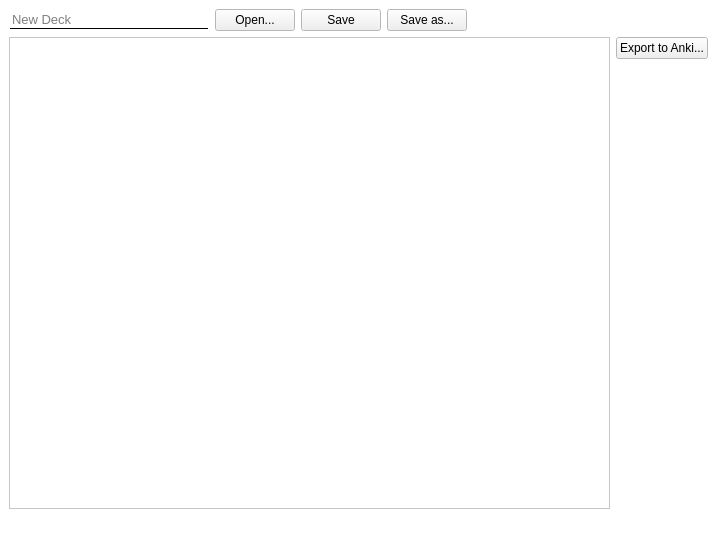
<?xml version="1.0" encoding="UTF-8"?>
<ui version="4.0">
 <class>MainWindow</class>
 <widget class="QMainWindow" name="MainWindow">
  <property name="geometry">
   <rect>
    <x>0</x>
    <y>0</y>
    <width>717</width>
    <height>540</height>
   </rect>
  </property>
  <property name="palette">
   <palette>
    <active>
     <colorrole role="Base">
      <brush brushstyle="SolidPattern">
       <color alpha="255">
        <red>255</red>
        <green>255</green>
        <blue>255</blue>
       </color>
      </brush>
     </colorrole>
     <colorrole role="Window">
      <brush brushstyle="SolidPattern">
       <color alpha="255">
        <red>255</red>
        <green>255</green>
        <blue>255</blue>
       </color>
      </brush>
     </colorrole>
    </active>
    <inactive>
     <colorrole role="Base">
      <brush brushstyle="SolidPattern">
       <color alpha="255">
        <red>255</red>
        <green>255</green>
        <blue>255</blue>
       </color>
      </brush>
     </colorrole>
     <colorrole role="Window">
      <brush brushstyle="SolidPattern">
       <color alpha="255">
        <red>255</red>
        <green>255</green>
        <blue>255</blue>
       </color>
      </brush>
     </colorrole>
    </inactive>
    <disabled>
     <colorrole role="Base">
      <brush brushstyle="SolidPattern">
       <color alpha="255">
        <red>255</red>
        <green>255</green>
        <blue>255</blue>
       </color>
      </brush>
     </colorrole>
     <colorrole role="Window">
      <brush brushstyle="SolidPattern">
       <color alpha="255">
        <red>255</red>
        <green>255</green>
        <blue>255</blue>
       </color>
      </brush>
     </colorrole>
    </disabled>
   </palette>
  </property>
  <widget class="QWidget" name="centralwidget">
   <layout class="QGridLayout" name="gridLayout">
    <item row="0" column="0" colspan="2">
     <layout class="QHBoxLayout" name="_project_layout">
      <item>
       <widget class="QLineEdit" name="deck_name">
        <property name="sizePolicy">
         <sizepolicy hsizetype="Fixed" vsizetype="Fixed">
          <horstretch>0</horstretch>
          <verstretch>0</verstretch>
         </sizepolicy>
        </property>
        <property name="minimumSize">
         <size>
          <width>200</width>
          <height>0</height>
         </size>
        </property>
        <property name="font">
         <font>
          <pointsize>10</pointsize>
         </font>
        </property>
        <property name="styleSheet">
         <string notr="true">border-width: 1px;
border-style: solid;
border-color: white white black white ;</string>
        </property>
        <property name="frame">
         <bool>false</bool>
        </property>
        <property name="placeholderText">
         <string>New Deck</string>
        </property>
       </widget>
      </item>
      <item>
       <widget class="QPushButton" name="deck_open">
        <property name="text">
         <string>Open...</string>
        </property>
       </widget>
      </item>
      <item>
       <widget class="QPushButton" name="deck_save">
        <property name="text">
         <string>Save</string>
        </property>
       </widget>
      </item>
      <item>
       <widget class="QPushButton" name="deck_save_as">
        <property name="text">
         <string>Save as...</string>
        </property>
       </widget>
      </item>
      <item>
       <spacer name="_spacer">
        <property name="orientation">
         <enum>Qt::Horizontal</enum>
        </property>
        <property name="sizeHint" stdset="0">
         <size>
          <width>34</width>
          <height>20</height>
         </size>
        </property>
       </spacer>
      </item>
     </layout>
    </item>
    <item row="1" column="0">
     <widget class="QTableView" name="cards_table_view">
      <property name="sortingEnabled">
       <bool>true</bool>
      </property>
      <property name="wordWrap">
       <bool>false</bool>
      </property>
      <property name="cornerButtonEnabled">
       <bool>false</bool>
      </property>
      <attribute name="horizontalHeaderShowSortIndicator" stdset="0">
       <bool>true</bool>
      </attribute>
      <attribute name="horizontalHeaderStretchLastSection">
       <bool>true</bool>
      </attribute>
     </widget>
    </item>
    <item row="1" column="1">
     <layout class="QVBoxLayout" name="_table_right_sidebar_layout">
      <item>
       <widget class="QPushButton" name="deck_export_anki">
        <property name="text">
         <string>Export to Anki...</string>
        </property>
       </widget>
      </item>
      <item>
       <spacer name="_spacer_2">
        <property name="orientation">
         <enum>Qt::Vertical</enum>
        </property>
        <property name="sizeHint" stdset="0">
         <size>
          <width>20</width>
          <height>40</height>
         </size>
        </property>
       </spacer>
      </item>
     </layout>
    </item>
   </layout>
  </widget>
  <widget class="QStatusBar" name="app_status_bar">
   <property name="styleSheet">
    <string notr="true">color: #666;
background-color: #fff;
margin-left: 9px;</string>
   </property>
  </widget>
 </widget>
 <resources/>
 <connections/>
</ui>
